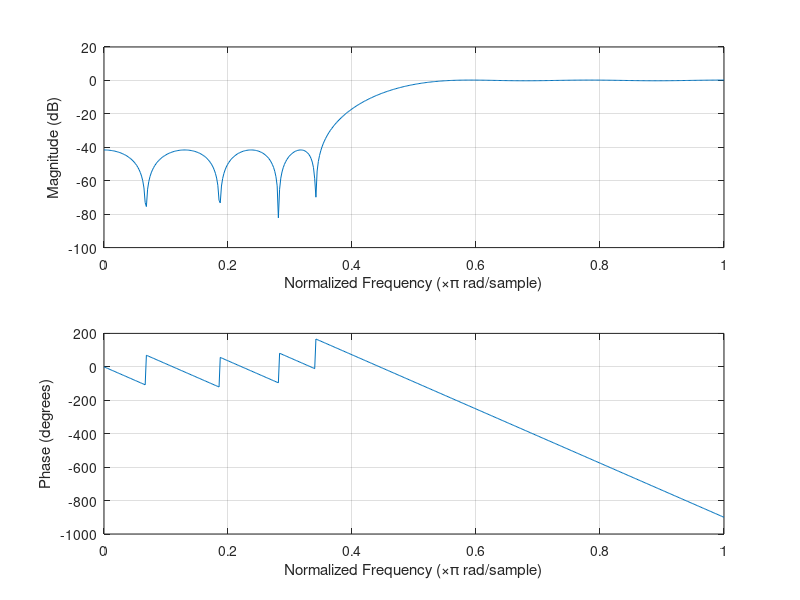
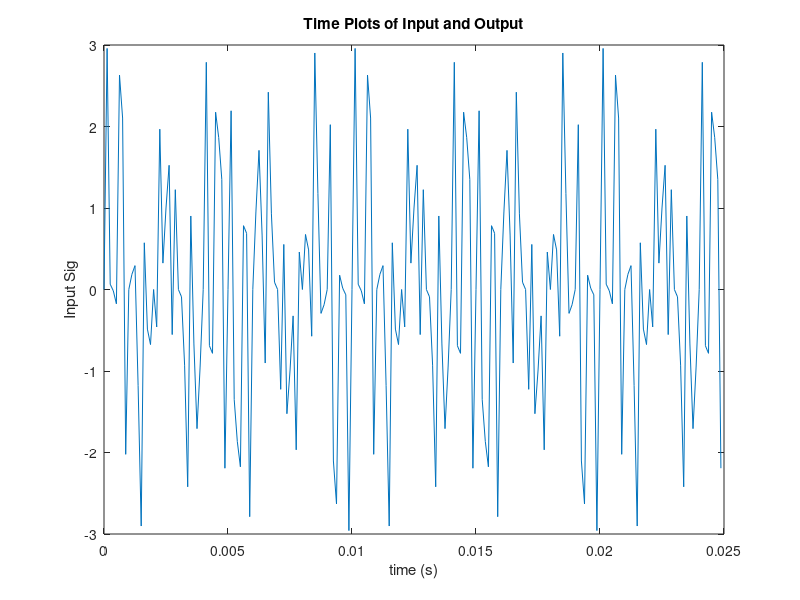
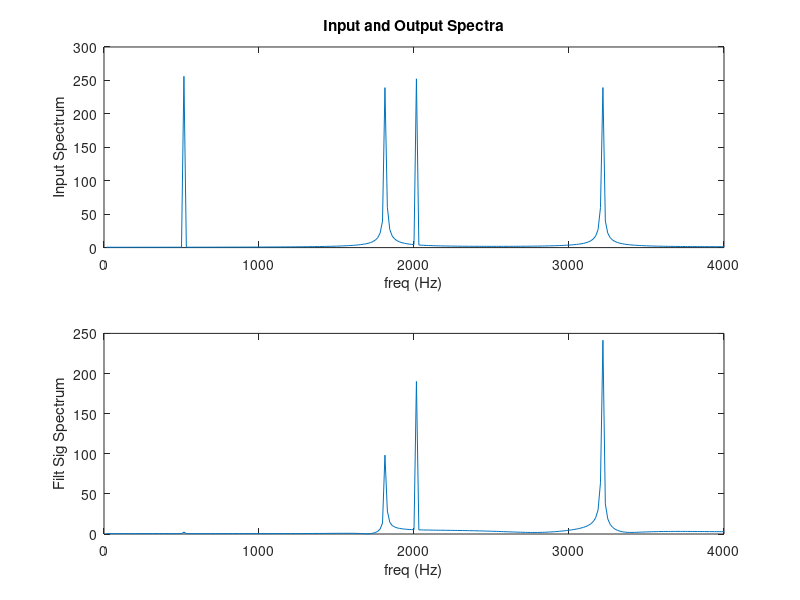

Write MATLAB code to recreate these figures, in order.
% fir_2b.m
% FIR filter design example using the MATLAB FIR1 function 
% Autor: Nils Parche, 19.11.2017
clear all;
clc;

Fs=8e3; %Specify Sampling Frequency
Ts=1/Fs; %Sampling period.
Ns=512; %No of time samples to be plotted.
F=[1400 2200]; %Cutoff frequenzcy
A=[0 1]; % Desired amplitude
RP = 0.5; % Passband ripple
RS = 40; % Stopband ripple
DEV = [  10^(-RS/20) (10^(RP/20)-1)/(10^(RP/20)+1)];

t=[0:Ts:Ts*(Ns-1)]; %Make time array that contains Ns elements
%t = [0, Ts, 2Ts, 3Ts,..., (Ns-1)Ts]
%create sampled sinusoids at different frequencies

%create sampled sinusoids at different frequencies
f1=500; f2=1800; f3=2000; f4=3200;
x1=sin(2*pi*f1*t); x2=sin(2*pi*f2*t); x3=sin(2*pi*f3*t); x4=sin(2*pi*f4*t);
x=x1+x2+x3+x4; %Calculate samples for a 4-tone input signal

% N=16; %FIR1 requires filter order (N) to be EVEN when gain = 1 at Fs/2.
% W=[0.4 0.6]; %Specify Bandstop filter with stop band between
%0.4*(Fs/2) and 0.6*(Fs/2)
[N, F0, A0, W] = firpmord(F, A, DEV, Fs)
%N = N+2;
B=firpm(N, F0, A0, W) %Design FIR Filter using default Hamming window.
%create header file fir_coef.h (FIR filter coefficients)
correction = 32767;
%B_correction =cast((B*correction),'uint16') %cast B to 16 bit short Int
B_correction = floor(B*correction);
%create header file fir_coef.h (FIR filter coefficients)
filnam = fopen('HP_coeff_firpm.h', 'w'); % generate include-file
fprintf(filnam,'#define N %d\n', N+1);
fprintf(filnam,'short h[N]={\n');
j = 0;
for i= 1:N+1;
 fprintf(filnam,' %6.0f,', B_correction(i));
 j = j + 1;
 if j >7
 fprintf(filnam, '\n');
 j = 0;
 end
end
fprintf(filnam,'};\n');
fclose(filnam);
A=1; %FIR filters have no poles, only zeros.
grid on;
freqz(B,A); %Plot frequency response - both amp and phase response.
%pause; %User must hit any key on PC keyboard to continue.
figure; %Create a new figure window, so previous one isn't lost.
%subplot(2,1,1); %Two subplots will go on this figure window.
Npts=200;
%Npts=Ns;
plot(t(1:Npts),x(1:Npts)) %Plot first Npts of this 4-tone input signal
title('Time Plots of Input and Output');
xlabel('time (s)'); ylabel('Input Sig');
%Now apply this filter to the 4-tone test sequence
y = filter(B,A,x);
% subplot(2,1,2); %Now go to bottom subplot.
% plot(t(1:Npts),y(1:Npts)); %Plot first Npts of filtered signal.
% xlabel('time (s)'); ylabel('Filtered Sig');
%pause;
figure; %Create a new figure window, so previous one isn't lost.
subplot(2,1,1);
xfftmag=(abs(fft(x,Ns))); %Compute spectrum of input signal.
xfftmagh=xfftmag(1:length(xfftmag)/2);
%Plot only the first half of FFT, since second half is mirror imag
f=[1:1:length(xfftmagh)]*Fs/Ns; %Make freq array from 0 Hz to Fs/2 Hz.
plot(f,xfftmagh); %Plot frequency spectrum of input signal
title('Input and Output Spectra');
xlabel('freq (Hz)'); ylabel('Input Spectrum');
subplot(2,1,2);
yfftmag=(abs(fft(y,Ns)));
yfftmagh=yfftmag(1:length(yfftmag)/2);
%Plot only the first half of FFT, since second half is mirror image
plot(f,yfftmagh); %Plot frequency spectrum of input signal
xlabel('freq (Hz)'); ylabel('Filt Sig Spectrum');